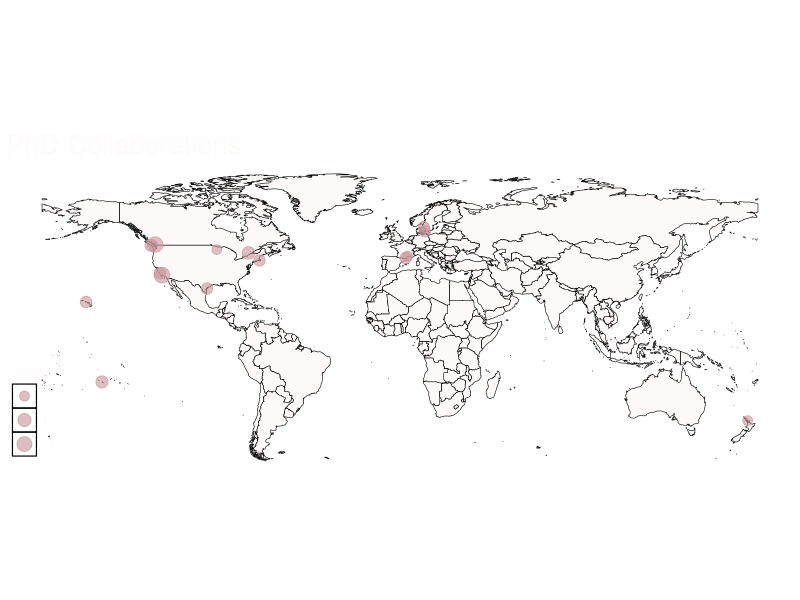
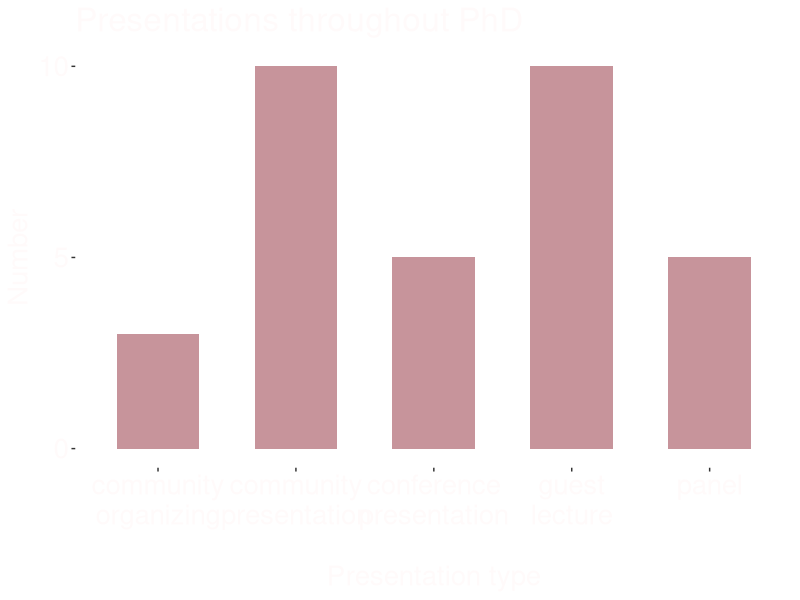

The R source for these figures, in order:
## ---- chunk 1
knitr::opts_chunk$set(echo = TRUE)

library(ggplot2)
library(sf)
library("rnaturalearth")
library("rnaturalearthdata")
library(here)
library(ggthemes)
library(dplyr)
library(stringr)

## ---- chunk 2
world <- ne_countries(scale = "medium", returnclass = "sf")
collabs <- read.csv(here("phd-metrics", "map", "collabs-coordinates.csv"))

collabs_maps <- ggplot() +
    geom_sf(data = world, color = "black", fill = "snow1")+
  coord_sf(xlim= c(-180, 180), ylim = c(-50, 80))+
    geom_point(data = collabs, aes(y = lat, x = long, size = Count), color = "#c7949b", alpha = .6)+
    ggtitle("PhD Collaborations")+
  scale_size(range=c(3, 5), breaks=c(1, 5, 10, 15))+
    theme_map()+
    theme(plot.title = element_text(colour = "snow1", size =20),
          legend.background = element_rect(fill="transparent"),
          legend.title = element_text(color = "snow1"),
          legend.text = element_text(color = "snow1"),
          legend.key = element_rect(fill = "transparent"))

ggsave(here("phd-metrics", "map", "map_collabs.png"), height = 4, width = 4)


## ---- chunk 3
pres <- read.csv(here("phd-metrics", "plots", "presentations.csv"))

pres_count <- pres %>%
  dplyr::count(presentation_type)%>%
  filter(n<100)

x<-ggplot(pres_count, aes(x = presentation_type, y = n))+
  geom_col(fill = "#c7949b", width = 0.6)+
  labs(y = "Number", x = "\nPresentation type")+
  ggtitle("Presentations throughout PhD")+
  scale_y_continuous(breaks = c(0, 5, 10))+
  scale_x_discrete(labels = function(x) str_wrap(x, width = 10))+
  theme(
  panel.background = element_rect(fill = "transparent",
                                  colour = NA_character_), # necessary to avoid drawing panel outline
  panel.grid.major = element_blank(), # get rid of major grid
  panel.grid.minor = element_blank(), # get rid of minor grid
  plot.background = element_rect(fill = "transparent",
                                 colour = NA_character_), # necessary to avoid drawing plot outline
  legend.background = element_rect(fill = "transparent"),
  legend.box.background = element_rect(fill = "transparent"),
  legend.key = element_rect(fill = "transparent"))+
  theme(text=element_text(size=20), #change font size of all text
        axis.text=element_text(size=20), #change font size of axis text
        axis.title=element_text(size=20, color = "snow1"), #change font size of axis titles
        plot.title=element_text(size=24, color = "snow1"), #change font size of plot title
        legend.text=element_text(size=20), #change font size of legend text
        legend.title=element_text(size=20), #change font size of legend title   
        axis.text.x=element_text(colour="snow1"),
        axis.text.y=element_text(colour="snow1")  )
ggsave(here("phd-metrics", "plots", "presentations.png"), width = 10, height = 8)
